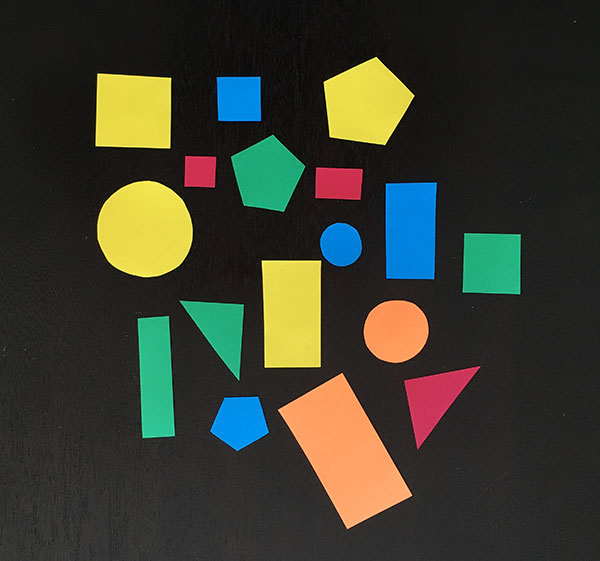
#> input picture images/test1.jpg, 600 x 561 px
$ python 2.image_move.py
#> lines starting #> are read from the running program, lines starting #| are printed output that depends on the picture
import numpy as np
import cv2

img = cv2.imread('../images/test1.jpg')
#> img is the input picture: shape (561, 600, 3); mean B, G, R 47.2, 60.1, 58.4
rows, cols = img.shape[:2]
#> rows = 561; cols = 600

# 在x上平移100，在y上平移50
M = np.float32([[1, 0, 100], [0, 1, 50]])
dst = cv2.warpAffine(img, M, (cols, rows))
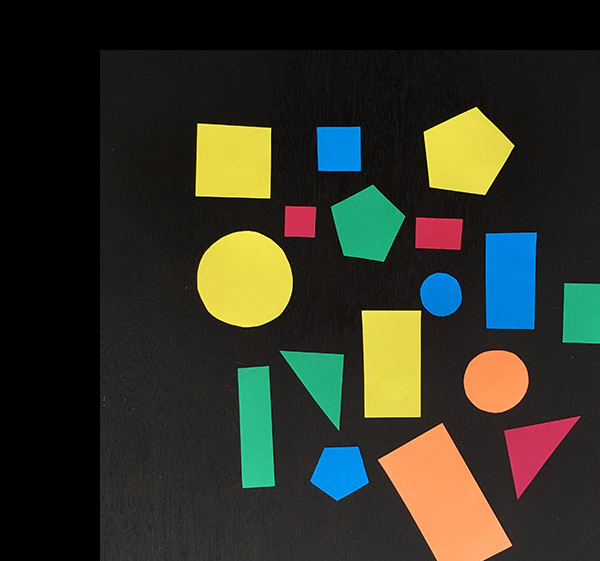
#> dst: shape (561, 600, 3); mean B, G, R 38, 50.4, 49.1

cv2.imshow('img', img)
cv2.imshow('dst', dst)
cv2.waitKey(0)
cv2.destroyAllWindows()

$ run again, with images/test3.jpg copied over images/test1.jpg
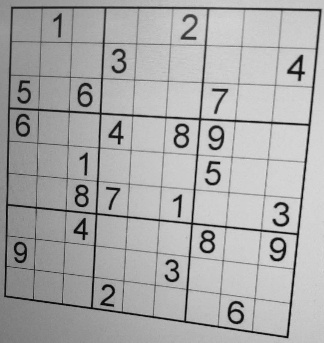
#> input picture images/test3.jpg, 324 x 343 px
#> img is the input picture: shape (343, 324, 3); min 0, max 221, mean 169.1
#> `dst = cv2.warpAffine(img, M, (cols, rows))`:
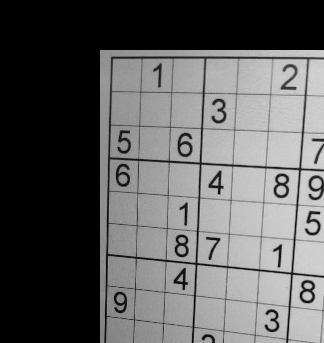
#> dst: shape (343, 324, 3); min 0, max 213, mean 94.7
